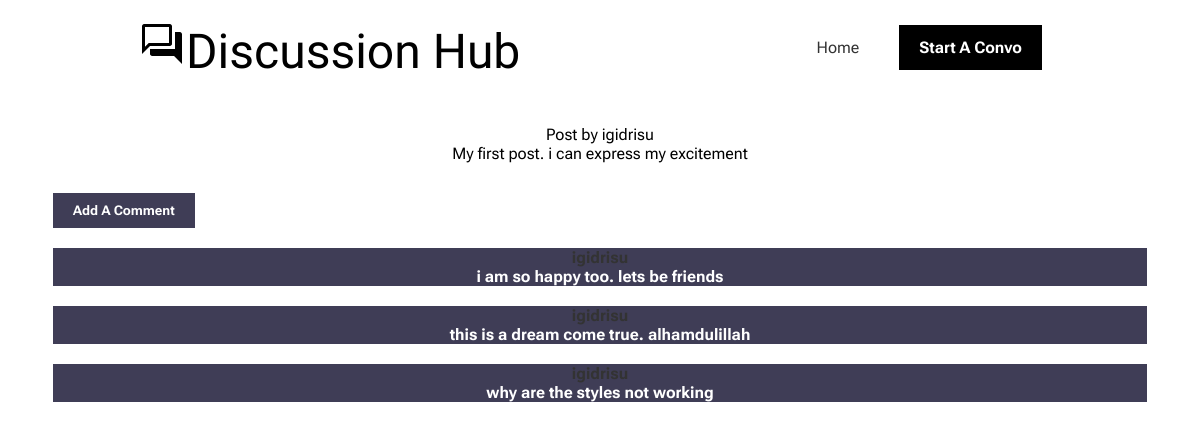
/post/1, run on the app's committed database.
### forum/models.py (models this page shows, shortened)
class User(db.Model, UserMixin):
        id = db.Column(db.Integer, primary_key = True)
        username = db.Column(db.String(20), nullable = False, unique=True)
        email = db.Column(db.String(60), nullable = False, unique=True)
        password = db.Column(db.String(60), nullable = False)
        posts = db.relationship('Post', backref = 'author', lazy = True)
        comment = db.relationship('Comment', backref = 'author', lazy = True)

class Post(db.Model):
    id = db.Column(db.Integer, primary_key=True)
    topic = db.Column(db.Text, nullable=False)
    user_id = db.Column(db.Integer, db.ForeignKey('user.id'), nullable = False)
    comments = db.relationship('Comment', backref='poster', lazy = True)

class Comment(db.Model):
    id = db.Column(db.Integer, primary_key=True)
    comment = db.Column(db.Text, nullable = False)
    post_id = db.Column(db.Integer, db.ForeignKey('post.id'), nullable=False)
    user_id = db.Column(db.Integer, db.ForeignKey('user.id'), nullable = False)

### forum/routes.py (the view)
@app.route('/post/<int:post_id>', methods=['GET', 'POST'])
def goto_post(post_id):
    post = Post.query.get_or_404(post_id)
    if request.method == 'POST':
        comment = request.form['comment']
        comment_post = Comment(comment=comment, post_id=post.id, author=current_user)
        db.session.add(comment_post)
        db.session.commit()
    comments = Comment.query.filter_by(post_id=post.id).all()
    return render_template('post_comments.html',post=post,comments=comments)

### forum/templates/post_comments.html (shortened to what this page needs)
{% extends 'base.html' %}
{% block navbar %}
<ul>
    <li><a href="{{url_for('home')}}">Home</a></li>
    <li><a class="bg-dark" href="{{ url_for('post')}}">Start A Convo</a></li>
</ul>
{% endblock navbar %}
{% block content %}
<main class="container">
    <header class="heading">
        <p href="" class="center">Post by {{ post.author.username}}</p>
        <p class="center">{{ post.topic }}</p>
    </header>
    <section>
        <button class="btn-1 bg-primary mb-2" id="add">Add A Comment</button>
        {% for comment in comments %}
        <div class="center bg-primary mb-2">
            <a href="">{{ comment.author.username}}</a>
            <p class="mb-2">{{ comment.comment }}</p>
        </div>
        {% endfor %}
    </section>
</main>
{% endblock content %}

### forum/static/styles.css (style rules this page uses)
:root { --background-color: #cccccc; --primary-color: #3f3d56; }
* { margin: 0; padding: 0; box-sizing: border-box; font-family: 'Roboto Flex', sans-serif; }
a { color: #333; text-decoration: none; }
li { list-style: none; }
button { cursor: pointer; }
.container { max-width: 1134px; padding: 0 20px; margin: auto; }
.mb-2 { margin-bottom: 20px; }
.bg-dark { background-color: #000; color: #fff; font-weight: bolder; text-align: center; }
.bg-primary { background-color: var(--primary-color); color: #fff; font-weight: bolder; text-align: center; }
.btn-1 { display: block; border: 1px solid var(--primary-color); padding: 10px 20px; cursor: pointer; border: none; }
.center { text-align: center; }
ul { display: flex; justify-content: space-evenly; align-items: center; text-transform: capitalize; }
ul li { margin-right: 20px; }
#navbar a { display: block; padding: 13px 20px; }
.heading { padding: 10px 0; margin: 20px; }

### data on the page
User: author.username "igidrisu"
Post: topic "My first post. i can express my excitement"
Comment: comment "i am so happy too. lets be friends"
Comment: comment "this is a dream come true. alhamdulillah"
Comment: comment "why are the styles not working"
